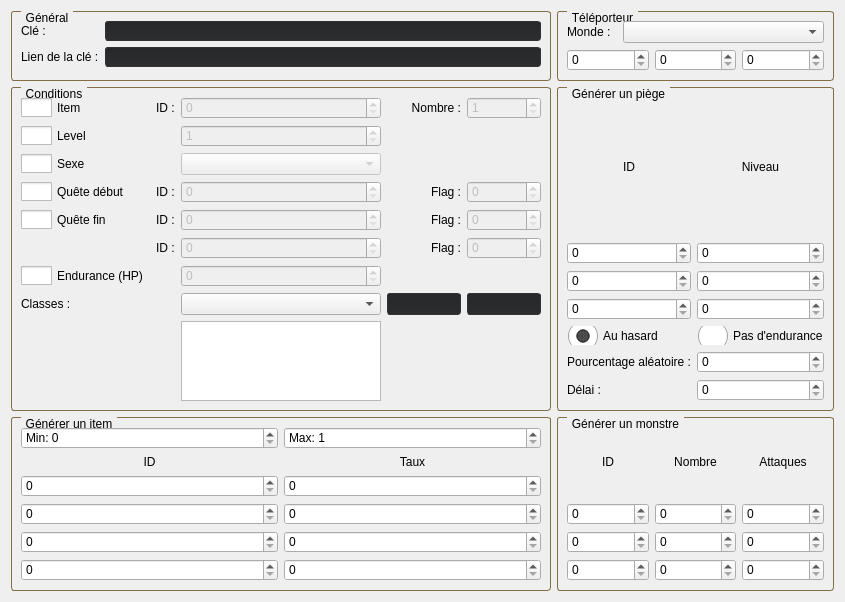
     <widget class="QWidget" name="tabCtrl">
      <attribute name="title">
       <string>Control</string>
      </attribute>
      <layout class="QGridLayout" name="gridLayout_4">
       <item row="0" column="2">
        <widget class="QGroupBox" name="groupBox_6">
         <property name="styleSheet">
          <string notr="true">QGroupBox {
    border: 1px solid gray;
    border-radius: 3px;
    margin-top: 0.5em;
	border-color: rgb(131, 111, 71);
}

QGroupBox::title {
    subcontrol-origin: margin;
    left: 10px;
    padding: 0 3px 0 3px;
}

QPushButton::checked {
	background-color: rgb(168, 0, 0);
}</string>
         </property>
         <property name="title">
          <string>Téléporteur</string>
         </property>
         <layout class="QVBoxLayout" name="verticalLayout_6">
          <item>
           <layout class="QHBoxLayout" name="horizontalLayout_6">
            <property name="topMargin">
             <number>0</number>
            </property>
            <item>
             <widget class="QLabel" name="label_28">
              <property name="maximumSize">
               <size>
                <width>50</width>
                <height>16777215</height>
               </size>
              </property>
              <property name="text">
               <string>Monde : </string>
              </property>
             </widget>
            </item>
            <item>
             <widget class="QComboBox" name="ctrlTeleWorld">
              <property name="styleSheet">
               <string notr="true"/>
              </property>
             </widget>
            </item>
           </layout>
          </item>
          <item>
           <layout class="QHBoxLayout" name="horizontalLayout_7">
            <property name="topMargin">
             <number>0</number>
            </property>
            <item>
             <widget class="QSpinBox" name="ctrlTeleWorldX">
              <property name="styleSheet">
               <string notr="true"/>
              </property>
              <property name="maximum">
               <number>999999</number>
              </property>
             </widget>
            </item>
            <item>
             <widget class="QSpinBox" name="ctrlTeleWorldY">
              <property name="styleSheet">
               <string notr="true"/>
              </property>
              <property name="maximum">
               <number>999999</number>
              </property>
             </widget>
            </item>
            <item>
             <widget class="QSpinBox" name="ctrlTeleWorldZ">
              <property name="styleSheet">
               <string notr="true"/>
              </property>
              <property name="maximum">
               <number>999999</number>
              </property>
             </widget>
            </item>
           </layout>
          </item>
         </layout>
        </widget>
       </item>
       <item row="2" column="2">
        <widget class="QGroupBox" name="groupBox_10">
         <property name="styleSheet">
          <string notr="true">QGroupBox {
    border: 1px solid gray;
    border-radius: 3px;
    margin-top: 0.5em;
	border-color: rgb(131, 111, 71);
}

QGroupBox::title {
    subcontrol-origin: margin;
    left: 10px;
    padding: 0 3px 0 3px;
}

QPushButton::checked {
	background-color: rgb(168, 0, 0);
}</string>
         </property>
         <property name="title">
          <string>Générer un monstre</string>
         </property>
         <layout class="QGridLayout" name="gridLayout_6">
          <item row="0" column="1">
           <widget class="QLabel" name="label_38">
            <property name="text">
             <string>ID</string>
            </property>
            <property name="alignment">
             <set>Qt::AlignCenter</set>
            </property>
           </widget>
          </item>
          <item row="0" column="3">
           <widget class="QLabel" name="label_40">
            <property name="text">
             <string>Attaques</string>
            </property>
            <property name="alignment">
             <set>Qt::AlignCenter</set>
            </property>
           </widget>
          </item>
          <item row="0" column="2">
           <widget class="QLabel" name="label_39">
            <property name="text">
             <string>Nombre</string>
            </property>
            <property name="alignment">
             <set>Qt::AlignCenter</set>
            </property>
           </widget>
          </item>
          <item row="2" column="1">
           <widget class="QSpinBox" name="ctrlMon1ID">
            <property name="styleSheet">
             <string notr="true"/>
            </property>
            <property name="maximum">
             <number>2147483647</number>
            </property>
           </widget>
          </item>
          <item row="3" column="1">
           <widget class="QSpinBox" name="ctrlMon2ID">
            <property name="styleSheet">
             <string notr="true"/>
            </property>
            <property name="maximum">
             <number>2147483647</number>
            </property>
           </widget>
          </item>
          <item row="1" column="2">
           <widget class="QSpinBox" name="ctrlMon0Num">
            <property name="styleSheet">
             <string notr="true"/>
            </property>
            <property name="maximum">
             <number>100</number>
            </property>
           </widget>
          </item>
          <item row="2" column="2">
           <widget class="QSpinBox" name="ctrlMon1Num">
            <property name="styleSheet">
             <string notr="true"/>
            </property>
            <property name="maximum">
             <number>100</number>
            </property>
           </widget>
          </item>
          <item row="3" column="2">
           <widget class="QSpinBox" name="ctrlMon2Num">
            <property name="maximum">
             <number>100</number>
            </property>
           </widget>
          </item>
          <item row="1" column="3">
           <widget class="QSpinBox" name="ctrlMon0Attack">
            <property name="maximum">
             <number>100</number>
            </property>
           </widget>
          </item>
          <item row="2" column="3">
           <widget class="QSpinBox" name="ctrlMon1Attack">
            <property name="maximum">
             <number>100</number>
            </property>
           </widget>
          </item>
          <item row="3" column="3">
           <widget class="QSpinBox" name="ctrlMon2Attack">
            <property name="maximum">
             <number>100</number>
            </property>
           </widget>
          </item>
          <item row="1" column="1">
           <widget class="QSpinBox" name="ctrlMon0ID">
            <property name="styleSheet">
             <string notr="true"/>
            </property>
            <property name="maximum">
             <number>2147483647</number>
            </property>
           </widget>
          </item>
         </layout>
        </widget>
       </item>
       <item row="0" column="0">
        <widget class="QGroupBox" name="groupBox_7">
         <property name="styleSheet">
          <string notr="true">QGroupBox {
    border: 1px solid gray;
    border-radius: 3px;
    margin-top: 0.5em;
	border-color: rgb(131, 111, 71);
}

QGroupBox::title {
    subcontrol-origin: margin;
    left: 10px;
    padding: 0 3px 0 3px;
}

QPushButton::checked {
	background-color: rgb(168, 0, 0);
}</string>
         </property>
         <property name="title">
          <string>Général</string>
         </property>
         <layout class="QFormLayout" name="formLayout_6">
          <item row="0" column="0">
           <widget class="QLabel" name="label_34">
            <property name="text">
             <string>Clé :</string>
            </property>
           </widget>
          </item>
          <item row="1" column="0">
           <widget class="QLabel" name="label_35">
            <property name="text">
             <string>Lien de la clé :</string>
            </property>
           </widget>
          </item>
          <item row="1" column="1">
           <widget class="QLineEdit" name="ctrlLinkKey">
            <property name="styleSheet">
             <string notr="true">QLineEdit { 
	border: 1px solid #333333;
	border-radius: 3px;
	background: qlineargradient(spread:pad, x1:0, y1:1, x2:0, y2:0, stop:0 rgba(45, 45, 46, 255), stop:1 rgba(37, 40, 43, 255));
	padding: 1px 23px 1px 3px;
	min-width: 6em;
	color: #ffffff;
	selection-background-color: rgb(41, 41, 42, 30);
}
</string>
            </property>
            <property name="maxLength">
             <number>63</number>
            </property>
           </widget>
          </item>
          <item row="0" column="1">
           <widget class="QLineEdit" name="ctrlKey">
            <property name="styleSheet">
             <string notr="true">QLineEdit { 
	border: 1px solid #333333;
	border-radius: 3px;
	background: qlineargradient(spread:pad, x1:0, y1:1, x2:0, y2:0, stop:0 rgba(45, 45, 46, 255), stop:1 rgba(37, 40, 43, 255));
	padding: 1px 23px 1px 3px;
	min-width: 6em;
	color: #ffffff;
	selection-background-color: rgb(41, 41, 42, 30);
}
</string>
            </property>
            <property name="maxLength">
             <number>63</number>
            </property>
           </widget>
          </item>
         </layout>
        </widget>
       </item>
       <item row="2" column="0">
        <widget class="QGroupBox" name="groupBox_8">
         <property name="styleSheet">
          <string notr="true">QGroupBox {
    border: 1px solid gray;
    border-radius: 3px;
    margin-top: 0.5em;
	border-color: rgb(131, 111, 71);
}

QGroupBox::title {
    subcontrol-origin: margin;
    left: 10px;
    padding: 0 3px 0 3px;
}

QPushButton::checked {
	background-color: rgb(168, 0, 0);
}</string>
         </property>
         <property name="title">
          <string>Générer un item</string>
         </property>
         <layout class="QGridLayout" name="gridLayout_5">
          <item row="0" column="1">
           <widget class="QSpinBox" name="ctrlItemMax">
            <property name="prefix">
             <string>Max: </string>
            </property>
            <property name="minimum">
             <number>1</number>
            </property>
            <property name="maximum">
             <number>100</number>
            </property>
           </widget>
          </item>
          <item row="2" column="1">
           <widget class="QLabel" name="label_37">
            <property name="text">
             <string>Taux</string>
            </property>
            <property name="alignment">
             <set>Qt::AlignCenter</set>
            </property>
           </widget>
          </item>
          <item row="3" column="1">
           <widget class="QSpinBox" name="ctrlItem0Per">
            <property name="maximum">
             <number>2147483647</number>
            </property>
           </widget>
          </item>
          <item row="4" column="1">
           <widget class="QSpinBox" name="ctrlItem1Per">
            <property name="maximum">
             <number>2147483647</number>
            </property>
           </widget>
          </item>
          <item row="5" column="1">
           <widget class="QSpinBox" name="ctrlItem2Per">
            <property name="maximum">
             <number>2147483647</number>
            </property>
           </widget>
          </item>
          <item row="5" column="0">
           <widget class="QSpinBox" name="ctrlItem2ID">
            <property name="maximum">
             <number>2147483647</number>
            </property>
           </widget>
          </item>
          <item row="4" column="0">
           <widget class="QSpinBox" name="ctrlItem1ID">
            <property name="maximum">
             <number>2147483647</number>
            </property>
           </widget>
          </item>
          <item row="3" column="0">
           <widget class="QSpinBox" name="ctrlItem0ID">
            <property name="maximum">
             <number>2147483647</number>
            </property>
           </widget>
          </item>
          <item row="2" column="0">
           <widget class="QLabel" name="label_36">
            <property name="text">
             <string>ID</string>
            </property>
            <property name="alignment">
             <set>Qt::AlignCenter</set>
            </property>
           </widget>
          </item>
          <item row="0" column="0">
           <widget class="QSpinBox" name="ctrlItemMin">
            <property name="prefix">
             <string>Min: </string>
            </property>
           </widget>
          </item>
          <item row="6" column="0">
           <widget class="QSpinBox" name="ctrlItem3ID">
            <property name="maximum">
             <number>2147483647</number>
            </property>
           </widget>
          </item>
          <item row="6" column="1">
           <widget class="QSpinBox" name="ctrlItem3Per">
            <property name="maximum">
             <number>2147483647</number>
            </property>
           </widget>
          </item>
         </layout>
        </widget>
       </item>
       <item row="1" column="0">
        <widget class="QGroupBox" name="groupBox_5">
         <property name="styleSheet">
          <string notr="true">QGroupBox {
    border: 1px solid gray;
    border-radius: 3px;
    margin-top: 0.5em;
	border-color: rgb(131, 111, 71);
}

QGroupBox::title {
    subcontrol-origin: margin;
    left: 10px;
    padding: 0 3px 0 3px;
}

QPushButton::checked {
	background-color: rgb(168, 0, 0);
}</string>
         </property>
         <property name="title">
          <string>Conditions</string>
         </property>
         <layout class="QGridLayout" name="gridLayout_3">
          <item row="0" column="2">
           <widget class="QLabel" name="label_25">
            <property name="text">
             <string>ID :</string>
            </property>
           </widget>
          </item>
          <item row="0" column="6">
           <widget class="QSpinBox" name="ctrlCondItemID">
            <property name="enabled">
             <bool>false</bool>
            </property>
            <property name="maximum">
             <number>2147483647</number>
            </property>
           </widget>
          </item>
          <item row="0" column="7">
           <widget class="QLabel" name="label_24">
            <property name="text">
             <string>Nombre :</string>
            </property>
            <property name="alignment">
             <set>Qt::AlignRight|Qt::AlignTrailing|Qt::AlignVCenter</set>
            </property>
           </widget>
          </item>
          <item row="0" column="0">
           <widget class="QCheckBox" name="ctrlCondItem">
            <property name="styleSheet">
             <string notr="true">QCheckBox {
    spacing: 5px;
}

QCheckBox::indicator {
    width: 31px;
    height: 19px;
}

QCheckBox::indicator:unchecked {
	image: url(:/MainFrame/Resources/Icons_New/Checkbutton_no.png);
}

QCheckBox::indicator:checked {
	image: url(:/MainFrame/Resources/Icons_New/Checkbutton_yes.png);
}</string>
            </property>
            <property name="text">
             <string>Item</string>
            </property>
           </widget>
          </item>
          <item row="0" column="9">
           <widget class="QSpinBox" name="ctrlCondItemCount">
            <property name="enabled">
             <bool>false</bool>
            </property>
            <property name="minimum">
             <number>1</number>
            </property>
            <property name="maximum">
             <number>9</number>
            </property>
           </widget>
          </item>
          <item row="1" column="0">
           <widget class="QCheckBox" name="ctrlCondLevel">
            <property name="styleSheet">
             <string notr="true">QCheckBox {
    spacing: 5px;
}

QCheckBox::indicator {
    width: 31px;
    height: 19px;
}

QCheckBox::indicator:unchecked {
	image: url(:/MainFrame/Resources/Icons_New/Checkbutton_no.png);
}

QCheckBox::indicator:checked {
	image: url(:/MainFrame/Resources/Icons_New/Checkbutton_yes.png);
}</string>
            </property>
            <property name="text">
             <string>Level</string>
            </property>
           </widget>
          </item>
          <item row="1" column="6">
           <widget class="QSpinBox" name="ctrlCondMinLevel">
            <property name="enabled">
             <bool>false</bool>
            </property>
            <property name="minimum">
             <number>1</number>
            </property>
            <property name="maximum">
             <number>999</number>
            </property>
           </widget>
          </item>
          <item row="2" column="0">
           <widget class="QCheckBox" name="ctrlCondSex">
            <property name="styleSheet">
             <string notr="true">QCheckBox {
    spacing: 5px;
}

QCheckBox::indicator {
    width: 31px;
    height: 19px;
}

QCheckBox::indicator:unchecked {
	image: url(:/MainFrame/Resources/Icons_New/Checkbutton_no.png);
}

QCheckBox::indicator:checked {
	image: url(:/MainFrame/Resources/Icons_New/Checkbutton_yes.png);
}</string>
            </property>
            <property name="text">
             <string>Sexe</string>
            </property>
           </widget>
          </item>
          <item row="2" column="6">
           <widget class="QComboBox" name="ctrlCondSexType">
            <property name="enabled">
             <bool>false</bool>
            </property>
           </widget>
          </item>
          <item row="3" column="0" colspan="2">
           <widget class="QCheckBox" name="ctrlCondQuestBeg">
            <property name="styleSheet">
             <string notr="true">QCheckBox {
    spacing: 5px;
}

QCheckBox::indicator {
    width: 31px;
    height: 19px;
}

QCheckBox::indicator:unchecked {
	image: url(:/MainFrame/Resources/Icons_New/Checkbutton_no.png);
}

QCheckBox::indicator:checked {
	image: url(:/MainFrame/Resources/Icons_New/Checkbutton_yes.png);
}</string>
            </property>
            <property name="text">
             <string>Quête début</string>
            </property>
           </widget>
          </item>
          <item row="3" column="2">
           <widget class="QLabel" name="label_29">
            <property name="maximumSize">
             <size>
              <width>20</width>
              <height>16777215</height>
             </size>
            </property>
            <property name="text">
             <string>ID :</string>
            </property>
           </widget>
          </item>
          <item row="3" column="6">
           <widget class="QSpinBox" name="ctrlCondQuest0ID">
            <property name="enabled">
             <bool>false</bool>
            </property>
            <property name="minimumSize">
             <size>
              <width>103</width>
              <height>0</height>
             </size>
            </property>
            <property name="maximum">
             <number>2147483647</number>
            </property>
           </widget>
          </item>
          <item row="3" column="7">
           <widget class="QLabel" name="label_26">
            <property name="text">
             <string>Flag :</string>
            </property>
            <property name="alignment">
             <set>Qt::AlignRight|Qt::AlignTrailing|Qt::AlignVCenter</set>
            </property>
           </widget>
          </item>
          <item row="3" column="9">
           <widget class="QSpinBox" name="ctrlCondQuest0Flag">
            <property name="enabled">
             <bool>false</bool>
            </property>
            <property name="maximum">
             <number>9999</number>
            </property>
           </widget>
          </item>
          <item row="7" column="0">
           <widget class="QLabel" name="label_27">
            <property name="text">
             <string>Classes :</string>
            </property>
           </widget>
          </item>
          <item row="7" column="6">
           <widget class="QComboBox" name="ctrlCondJobList"/>
          </item>
          <item row="7" column="7">
           <widget class="QPushButton" name="ctrlCondAddJob">
            <property name="styleSheet">
             <string notr="true">QPushButton {
border: 1px solid #333333;
border-radius: 3px;
	background-color: qlineargradient(spread:pad, x1:0, y1:1, x2:0, y2:0, stop:0 rgba(45, 45, 46, 255), stop:1 rgba(37, 40, 43, 255));
padding: 3px 20px;

}

QPushButton:hover {
	background-color: qlineargradient(spread:pad, x1:0, y1:1, x2:0, y2:0, stop:0 rgba(37, 37, 38, 255), stop:1 rgba(27, 29, 31, 255));
}
</string>
            </property>
            <property name="text">
             <string/>
            </property>
            <property name="icon">
             <iconset resource="MainFrame.qrc">
              <normaloff>:/MainFrame/Resources/Icons_New/plus-math.png</normaloff>:/MainFrame/Resources/Icons_New/plus-math.png</iconset>
            </property>
           </widget>
          </item>
          <item row="7" column="9">
           <widget class="QPushButton" name="ctrlCondRemoveJob">
            <property name="styleSheet">
             <string notr="true">QPushButton {
border: 1px solid #333333;
border-radius: 3px;
	background-color: qlineargradient(spread:pad, x1:0, y1:1, x2:0, y2:0, stop:0 rgba(45, 45, 46, 255), stop:1 rgba(37, 40, 43, 255));
padding: 3px 20px;

}

QPushButton:hover {
	background-color: qlineargradient(spread:pad, x1:0, y1:1, x2:0, y2:0, stop:0 rgba(37, 37, 38, 255), stop:1 rgba(27, 29, 31, 255));
}
</string>
            </property>
            <property name="text">
             <string/>
            </property>
            <property name="icon">
             <iconset resource="MainFrame.qrc">
              <normaloff>:/MainFrame/Resources/Icons_New/trash.png</normaloff>:/MainFrame/Resources/Icons_New/trash.png</iconset>
            </property>
           </widget>
          </item>
          <item row="8" column="6">
           <widget class="QListWidget" name="ctrlCondJobs">
            <property name="maximumSize">
             <size>
              <width>200</width>
              <height>80</height>
             </size>
            </property>
            <property name="editTriggers">
             <set>QAbstractItemView::NoEditTriggers</set>
            </property>
           </widget>
          </item>
          <item row="5" column="9">
           <widget class="QSpinBox" name="ctrlCondQuest2Flag">
            <property name="enabled">
             <bool>false</bool>
            </property>
            <property name="maximum">
             <number>9999</number>
            </property>
           </widget>
          </item>
          <item row="4" column="6">
           <widget class="QSpinBox" name="ctrlCondQuest1ID">
            <property name="enabled">
             <bool>false</bool>
            </property>
            <property name="minimumSize">
             <size>
              <width>103</width>
              <height>0</height>
             </size>
            </property>
            <property name="maximum">
             <number>2147483647</number>
            </property>
           </widget>
          </item>
          <item row="4" column="9">
           <widget class="QSpinBox" name="ctrlCondQuest1Flag">
            <property name="enabled">
             <bool>false</bool>
            </property>
            <property name="maximum">
             <number>9999</number>
            </property>
           </widget>
          </item>
          <item row="4" column="2">
           <widget class="QLabel" name="label_31">
            <property name="maximumSize">
             <size>
              <width>20</width>
              <height>16777215</height>
             </size>
            </property>
            <property name="text">
             <string>ID :</string>
            </property>
           </widget>
          </item>
          <item row="4" column="7">
           <widget class="QLabel" name="label_30">
            <property name="text">
             <string>Flag :</string>
            </property>
            <property name="alignment">
             <set>Qt::AlignRight|Qt::AlignTrailing|Qt::AlignVCenter</set>
            </property>
           </widget>
          </item>
          <item row="4" column="0">
           <widget class="QCheckBox" name="ctrlCondQuestEnd">
            <property name="styleSheet">
             <string notr="true">QCheckBox {
    spacing: 5px;
}

QCheckBox::indicator {
    width: 31px;
    height: 19px;
}

QCheckBox::indicator:unchecked {
	image: url(:/MainFrame/Resources/Icons_New/Checkbutton_no.png);
}

QCheckBox::indicator:checked {
	image: url(:/MainFrame/Resources/Icons_New/Checkbutton_yes.png);
}</string>
            </property>
            <property name="text">
             <string>Quête fin</string>
            </property>
           </widget>
          </item>
          <item row="5" column="6">
           <widget class="QSpinBox" name="ctrlCondQuest2ID">
            <property name="enabled">
             <bool>false</bool>
            </property>
            <property name="minimumSize">
             <size>
              <width>103</width>
              <height>0</height>
             </size>
            </property>
            <property name="maximum">
             <number>2147483647</number>
            </property>
           </widget>
          </item>
          <item row="5" column="2">
           <widget class="QLabel" name="label_33">
            <property name="maximumSize">
             <size>
              <width>20</width>
              <height>16777215</height>
             </size>
            </property>
            <property name="text">
             <string>ID :</string>
            </property>
           </widget>
          </item>
          <item row="5" column="7">
           <widget class="QLabel" name="label_32">
            <property name="text">
             <string>Flag :</string>
            </property>
            <property name="alignment">
             <set>Qt::AlignRight|Qt::AlignTrailing|Qt::AlignVCenter</set>
            </property>
           </widget>
          </item>
          <item row="6" column="0">
           <widget class="QCheckBox" name="ctrlCondEndu">
            <property name="styleSheet">
             <string notr="true">QCheckBox {
    spacing: 5px;
}

QCheckBox::indicator {
    width: 31px;
    height: 19px;
}

QCheckBox::indicator:unchecked {
	image: url(:/MainFrame/Resources/Icons_New/Checkbutton_no.png);
}

QCheckBox::indicator:checked {
	image: url(:/MainFrame/Resources/Icons_New/Checkbutton_yes.png);
}</string>
            </property>
            <property name="text">
             <string>Endurance (HP)</string>
            </property>
           </widget>
          </item>
          <item row="6" column="6">
           <widget class="QSpinBox" name="ctrlCondMinHP">
            <property name="enabled">
             <bool>false</bool>
            </property>
            <property name="maximum">
             <number>2147483647</number>
            </property>
           </widget>
          </item>
         </layout>
        </widget>
       </item>
       <item row="1" column="2">
        <widget class="QGroupBox" name="groupBox_9">
         <property name="styleSheet">
          <string notr="true">QGroupBox {
    border: 1px solid gray;
    border-radius: 3px;
    margin-top: 0.5em;
	border-color: rgb(131, 111, 71);
}

QGroupBox::title {
    subcontrol-origin: margin;
    left: 10px;
    padding: 0 3px 0 3px;
}

QPushButton::checked {
	background-color: rgb(168, 0, 0);
}</string>
         </property>
         <property name="title">
          <string>Générer un piège</string>
         </property>
         <layout class="QGridLayout" name="gridLayout_7">
          <item row="5" column="1">
           <widget class="QSpinBox" name="ctrlTrapRandomPer">
            <property name="styleSheet">
             <string notr="true"/>
            </property>
            <property name="maximum">
             <number>999999</number>
            </property>
           </widget>
          </item>
          <item row="5" column="0">
           <widget class="QLabel" name="label_43">
            <property name="text">
             <string>Pourcentage aléatoire :</string>
            </property>
           </widget>
          </item>
          <item row="4" column="1">
           <widget class="QRadioButton" name="ctrlTrapNoEndu">
            <property name="styleSheet">
             <string notr="true">QRadioButton {
    spacing: 5px;
}

QRadioButton::indicator {
    width: 31px;
    height: 19px;
}

QRadioButton::indicator:unchecked {
	image: url(:/MainFrame/Resources/Icons_New/Checkbutton_no.png);
}

QRadioButton::indicator:checked {
	image: url(:/MainFrame/Resources/Icons_New/Checkbutton_yes.png);
}</string>
            </property>
            <property name="text">
             <string>Pas d'endurance</string>
            </property>
           </widget>
          </item>
          <item row="4" column="0">
           <widget class="QRadioButton" name="ctrlTrapRandom">
            <property name="styleSheet">
             <string notr="true">QRadioButton {
    spacing: 5px;
}

QRadioButton::indicator {
    width: 31px;
    height: 19px;
}

QRadioButton::indicator:unchecked {
	image: url(:/MainFrame/Resources/Icons_New/Checkbutton_no.png);
}

QRadioButton::indicator:checked {
	image: url(:/MainFrame/Resources/Icons_New/Checkbutton_yes.png);
}</string>
            </property>
            <property name="text">
             <string>Au hasard</string>
            </property>
            <property name="checked">
             <bool>true</bool>
            </property>
           </widget>
          </item>
          <item row="3" column="1">
           <widget class="QSpinBox" name="ctrlTrap2Level">
            <property name="styleSheet">
             <string notr="true"/>
            </property>
            <property name="maximum">
             <number>20</number>
            </property>
           </widget>
          </item>
          <item row="2" column="1">
           <widget class="QSpinBox" name="ctrlTrap1Level">
            <property name="styleSheet">
             <string notr="true"/>
            </property>
            <property name="maximum">
             <number>20</number>
            </property>
           </widget>
          </item>
          <item row="1" column="1">
           <widget class="QSpinBox" name="ctrlTrap0Level">
            <property name="styleSheet">
             <string notr="true"/>
            </property>
            <property name="maximum">
             <number>20</number>
            </property>
           </widget>
          </item>
          <item row="3" column="0">
           <widget class="QSpinBox" name="ctrlTrap2ID">
            <property name="styleSheet">
             <string notr="true"/>
            </property>
            <property name="maximum">
             <number>2147483647</number>
            </property>
           </widget>
          </item>
          <item row="1" column="0">
           <widget class="QSpinBox" name="ctrlTrap0ID">
            <property name="styleSheet">
             <string notr="true"/>
            </property>
            <property name="maximum">
             <number>2147483647</number>
            </property>
           </widget>
          </item>
          <item row="2" column="0">
           <widget class="QSpinBox" name="ctrlTrap1ID">
            <property name="styleSheet">
             <string notr="true"/>
            </property>
            <property name="maximum">
             <number>2147483647</number>
            </property>
           </widget>
          </item>
          <item row="0" column="0">
           <widget class="QLabel" name="label_41">
            <property name="text">
             <string>ID</string>
            </property>
            <property name="alignment">
             <set>Qt::AlignCenter</set>
            </property>
           </widget>
          </item>
          <item row="0" column="1">
           <widget class="QLabel" name="label_42">
            <property name="text">
             <string>Niveau</string>
            </property>
            <property name="alignment">
             <set>Qt::AlignCenter</set>
            </property>
           </widget>
          </item>
          <item row="6" column="1">
           <widget class="QSpinBox" name="ctrlTrapDelay">
            <property name="styleSheet">
             <string notr="true"/>
            </property>
            <property name="maximum">
             <number>10000</number>
            </property>
           </widget>
          </item>
          <item row="6" column="0">
           <widget class="QLabel" name="label_44">
            <property name="text">
             <string>Délai :</string>
            </property>
           </widget>
          </item>
         </layout>
        </widget>
       </item>
      </layout>
     </widget>
